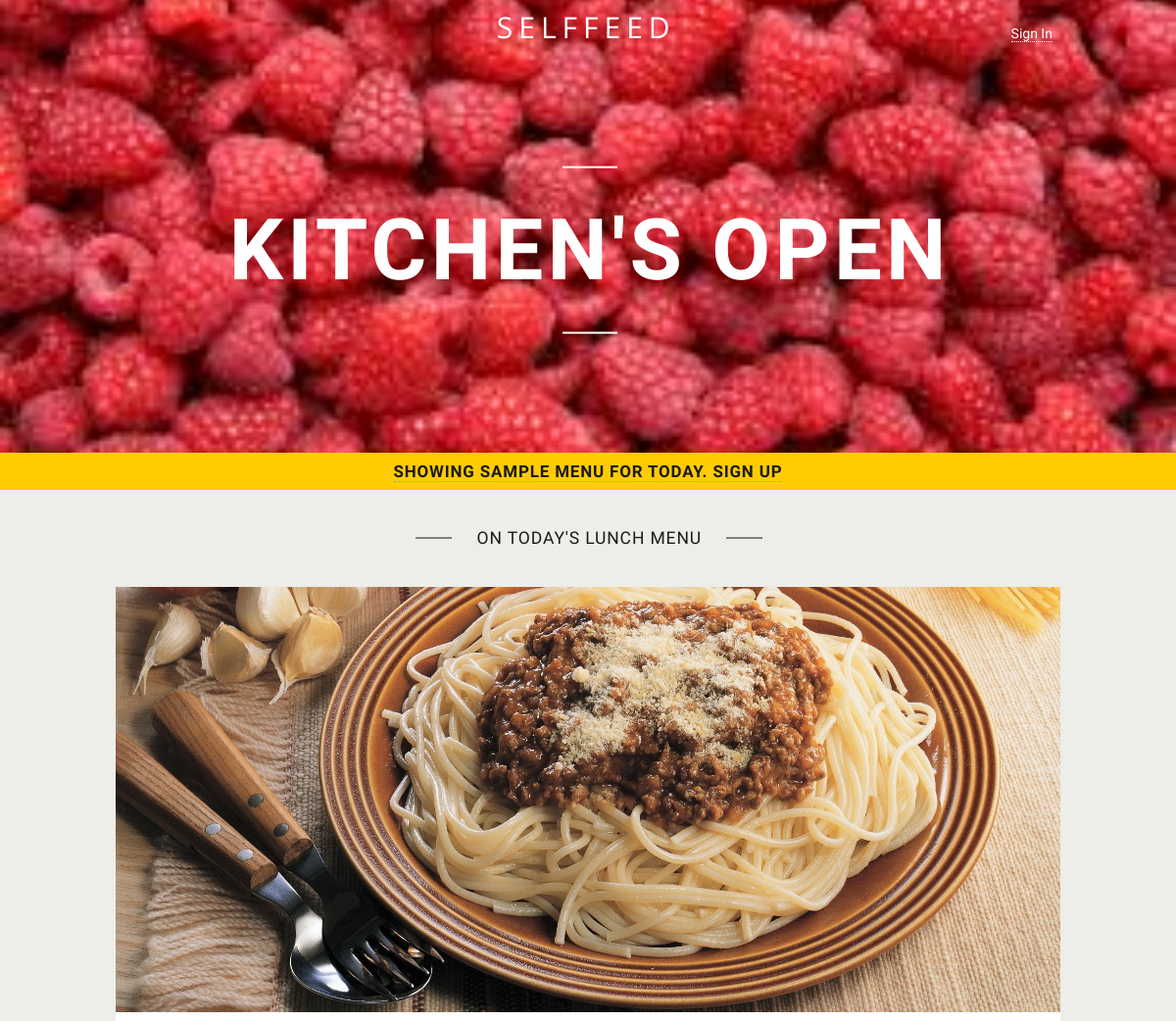
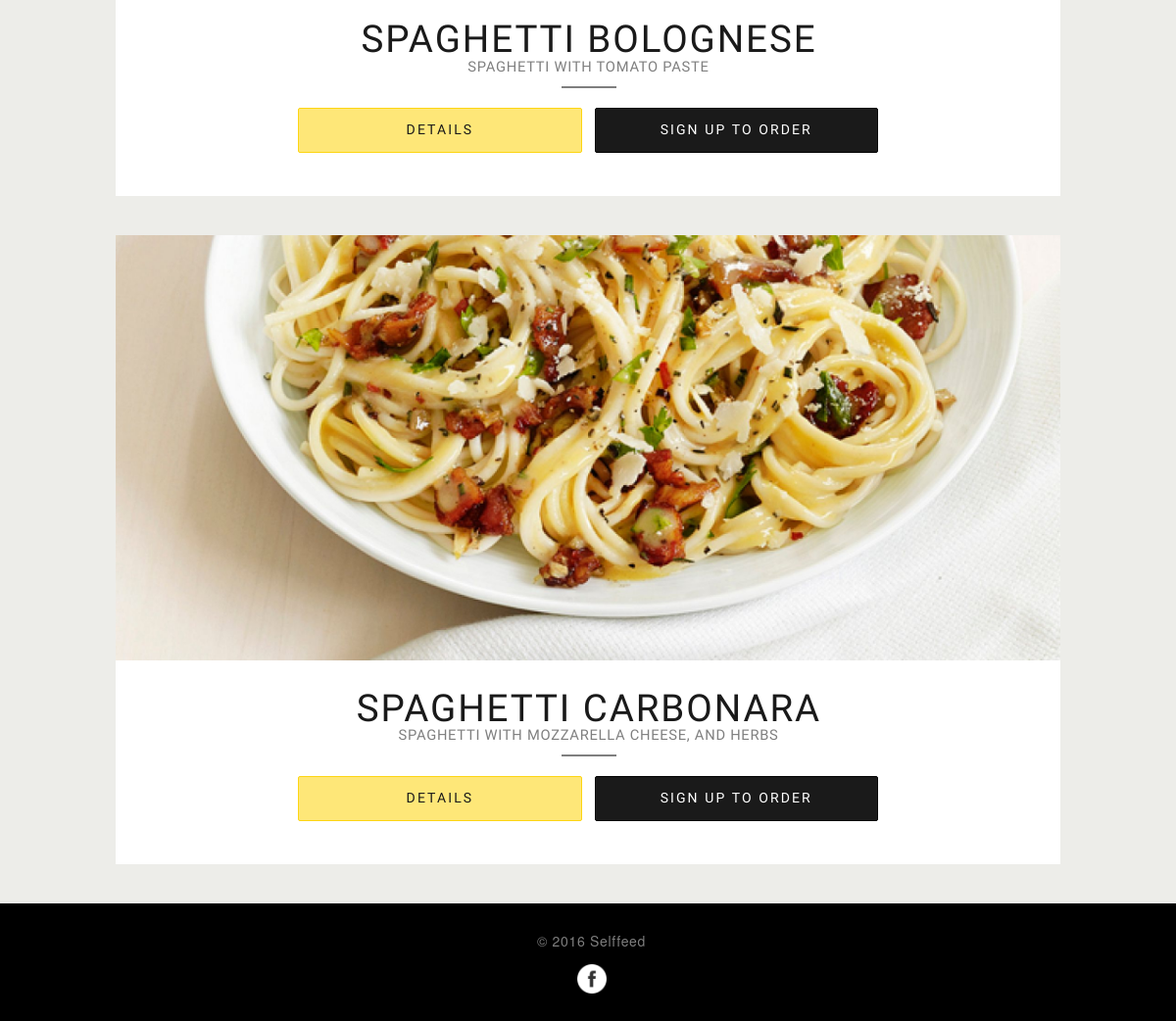
The app's page /index.php/Menu with its own data (2 pictures, top to bottom).
### tables this page shows
CREATE TABLE IF NOT EXISTS `products_images` (
  `id` int(64) unsigned NOT NULL,
  `product_id` int(64) NOT NULL,
  `product_image` varchar(64) NOT NULL
);

CREATE TABLE IF NOT EXISTS `products` (
  `product_id` int(64) unsigned NOT NULL,
  `product_name` varchar(64) NOT NULL,
  `product_quantity` int(64) unsigned NOT NULL,
  `product_price` float NOT NULL,
  `product_active` tinyint(1) NOT NULL,
  `upload_date` date NOT NULL,
  `product_description` varchar(128) DEFAULT NULL,
  `product_brief_description` varchar(64) DEFAULT NULL
);

### application/controllers/Menu.php (called while the page is built, shortened)
<?php
class Menu extends CI_Controller {
    public function index()
    {
        $data['credit'] = false;
        $data['store_status'] = $this->db->get_where('store_status', array('id' => 1))->result();
        $this->db->select('*');
        $this->db->from('products');
        $this->db->join('products_images','products.product_id = products_images.product_id' );
        $this->db->where('product_active = 1');
        $data['products'] = $this->db->get()->result();
        $this->load->view('static_pages/menu.php', $data);
    }
}

### index.php (called while the page is built, shortened)
<?php
require_once BASEPATH.'core/CodeIgniter.php';

### application/views/static_pages/menu.php (the view, shortened to what this page needs)
<html>
    <head>
        <link rel="stylesheet" href="http://maxcdn.bootstrapcdn.com/bootstrap/3.3.7/css/bootstrap.min.css">
        <link rel="stylesheet" type="text/css" href="<?php echo base_url(); ?>/css/index.css">
    </head>
    <body>
        <div class="wrapper">
            <div class="menu_contents">
                <div id="header">
                    <div class="content-width">
                        <div class="header-line">
                            <div class="center">
                                <a href="/">SELFFEED</a>
                            </div>
                            <div class="right">
                                <?php if(!$credit){ ?>
                                <a onclick="sign_in();">Sign In</a>
                                <?php } ?>
                            </div>
                        </div>
                    </div>
                </div>
                <div class="main_image_wrapper">
                    <div class="centered_text">
                        <h1>
                            <hr>
                            <div class="text_wrapper">
                                <span>Kitchen's Open</span>
                            </div>
                            <hr>
                        </h1>
                    </div>
                    <div class="bottom_ribbon_text_wrapper" id="color_selected">
                        <a onclick="register()" class="text_link">
                            <?php if(!$credit) { ?>
                            <span>Showing sample menu for today.</span>
                            <span>Sign up </span>
                        </a>
                            <?php } else { ?>
                                <a class="text_link">
                               <?php  foreach($user_details as $details) {?>
                                    <span id="user_address" onclick="edit_address();"><?php echo $details->address; ?></span></a>
                            <?php }} ?>
                    </div>
                </div>
                <div class="product_section_wrapper">
                    <h4>
                        <hr>
                        <span> On Today's Lunch Menu </span>
                        <hr>
                    </h4>
                </div>
                <ul class="menu-items">
                    <?php foreach($products as $product){ ?>
                    <li class="menu-item">
                        <div class="menu-item-container">
                            <a class="image-box" href="<?php echo base_url(); ?>index.php/Menu/details/<?php echo $product->product_id; ?>">
                                <div class="image" style="background-image : url(.<?php echo $product->product_image; ?>);">
                                </div>
                            </a>
                            <div class="details">
                                <h3>
                                    <div class="balanced-text">
                                        <span><?php echo $product->product_name; ?></span>
                                    </div>
                                </h3>
                                <h5>
                                    <div class="balanced-text">
                                        <span><?php echo $product->product_brief_description; ?></span>
                                    </div>
                                    <hr>
                                </h5>
                                <div class="actions">
                                    <div class="line">
                                        <div class="col2">
                                            <a class="button secondary" href="<?php echo base_url(); ?>index.php/Menu/details/<?php echo $product->product_id; ?>">Details</a>
                                        </div>
                                        <div class="col2 last">
                                            <?php if(!$credit){ ?>
                                            <a class="button primary" onclick="register()">Sign Up to Order</a>
                                            <?php } else { ?>
                                            <a class="button primary" onclick="addToCart(<?php echo $product->product_id; ?>);">I'll preorder this</a>
                                            <?php } ?>
                                        </div>
                                    </div>
                                </div>
                            </div>
                        </div>
                    </li>
                    <?php } ?>
                </ul>
                <footer class="position-relative" id="footer">
                    <div class="content-width">
                        <div class="links">
                            <span class="trademark">&copy; 2016 Selffeed </span>
                        </div>
                        <div class="social_media_icons">
                            <a href="https://www.facebook.com/SelfFeed/?fref=ts" class="facebook_icon"></a>
                        </div>
                    </div>
                </footer>
            </div>
        </div>
    </body>
</html>

### records on screen
products_images: product_image (picture), product.product_name "SPAGHETTI BOLOGNESE", product.product_brief_description "SPAGHETTI WITH TOMATO PASTE"
products_images: product_image (picture), product.product_name "SPAGHETTI CARBONARA", product.product_brief_description "SPAGHETTI WITH MOZZARELLA CHEESE, AND HERBS"
